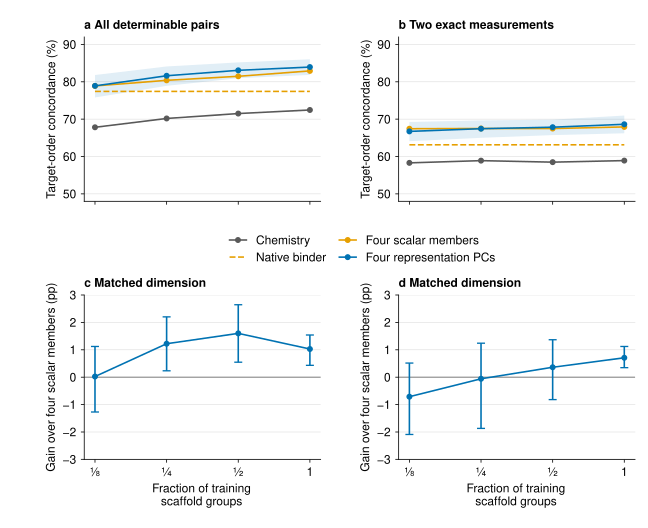

Write the Python code that produced this figure.
"""Compact kinase-panel readouts and the matched four-scalar control."""
from pathlib import Path
import numpy as np
import pandas as pd
import matplotlib.pyplot as plt
from plot_style import use_style,save,PALETTE,WIDE
ROOT=Path(__file__).resolve().parents[1]

def main():
 use_style();path=ROOT/'results/davis_known_audit';d=pd.read_csv(path/'learning_curves.csv');c=pd.read_csv(path/'paired_contrasts.csv')
 d=d[d.bootstrap_unit=='scaffold'];c=c[c.bootstrap_unit=='scaffold']
 fig,axes=plt.subplots(2,2,figsize=(WIDE,5.5),sharex=True)
 methods=[('chemistry','Chemistry','#595959','-'),('native__boltz_binder','Native binder',PALETTE['orange'],'--'),('scalar_members_readout','Four scalar members',PALETTE['orange'],'-'),('representation_pca4_readout','Four representation PCs',PALETTE['blue'],'-')]
 for col,stratum in enumerate(['all_determinate','both_exact']):
  ax=axes[0,col]
  for method,label,color,ls in methods:
   sub=d[(d.method==method)&(d.stratum==stratum)].sort_values('fraction');x=np.arange(4)
   ax.plot(x,100*sub.macro_concordance,label=label,color=color,ls=ls,marker='o' if not method.startswith('native__') else None)
   if method=='representation_pca4_readout':ax.fill_between(x,100*sub.macro_ci_low,100*sub.macro_ci_high,color=color,alpha=.12,lw=0)
  ax.set_ylim(48,92);ax.set_ylabel('Target-order concordance (%)');ax.text(0,1.05,('a  All determinable pairs' if col==0 else 'b  Two exact measurements'),transform=ax.transAxes,weight='bold')
  ax=axes[1,col];sub=c[(c.candidate=='representation_pca4_readout')&(c.reference=='scalar_members_readout')&(c.stratum==stratum)].sort_values('fraction')
  y=100*sub.macro_difference.to_numpy();lo=100*sub.macro_ci_low.to_numpy();hi=100*sub.macro_ci_high.to_numpy();x=np.arange(4)
  ax.axhline(0,color='#888888',lw=.8);ax.errorbar(x,y,yerr=np.stack([y-lo,hi-y]),fmt='o-',capsize=3,color=PALETTE['blue'])
  bounds=c[(c.candidate=='representation_pca4_readout')&(c.reference=='scalar_members_readout')]
  ax.set_ylim(np.floor(100*bounds.macro_ci_low.min()-.3),np.ceil(100*bounds.macro_ci_high.max()+.3));ax.set_ylabel('Gain over four scalar members (pp)');ax.text(0,1.05,('c  Matched dimension' if col==0 else 'd  Matched dimension'),transform=ax.transAxes,weight='bold')
  ax.set_xticks(range(4),['⅛','¼','½','1']);ax.set_xlabel('Fraction of training\nscaffold groups')
 fig.legend(*axes[0,0].get_legend_handles_labels(),loc='upper center',bbox_to_anchor=(.56,.57),ncol=2,fontsize=9)
 fig.subplots_adjust(left=.13,right=.98,top=.93,bottom=.13,wspace=.33,hspace=.57)
 save(fig,ROOT/'figs/cached_readouts',close=False);fig.savefig(ROOT/'figs/cached_readouts.png',dpi=180);plt.close(fig)
if __name__=='__main__':main()
